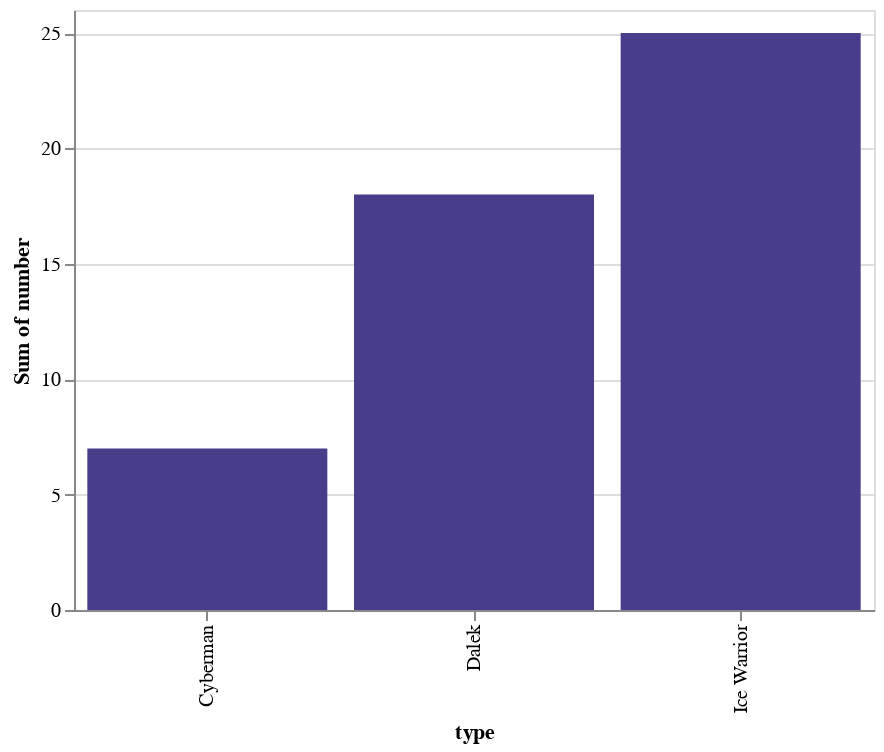

Source (notebook cell):
### Markdown cell above
## Customizing
---

We can customize some of the visual attributes of our marks that we are not tying to an encoding.

*Altair uses [web colors](https://en.wikipedia.org/wiki/Web_colors)*

### Code cell
alt.Chart(df).mark_bar(color="darkslateblue").encode(x='type:N', y='sum(number)')

### Figure 1 — Vega-Lite specification as saved in the notebook (floating-point values rounded to 4 significant figures)
{"$schema": "https://vega.github.io/schema/vega-lite/v2.6.0.json", "config": {"view": {"height": 300, "width": 400}}, "data": {"name": "data-75d352494bcc1daafad4bc44bb8053d0"}, "datasets": {"data-75d352494bcc1daafad4bc44bb8053d0": [{"number": 4, "type": "Ice Warrior"}, {"number": 8, "type": "Ice Warrior"}, {"number": 5, "type": "Ice Warrior"}, {"number": 6, "type": "Dalek"}, {"number": 3, "type": "Ice Warrior"}, {"number": 3, "type": "Ice Warrior"}, {"number": 3, "type": "Dalek"}, {"number": 2, "type": "Ice Warrior"}, {"number": 9, "type": "Dalek"}, {"number": 7, "type": "Cyberman"}]}, "encoding": {"x": {"field": "type", "type": "nominal"}, "y": {"aggregate": "sum", "field": "number", "type": "quantitative"}}, "mark": {"color": "darkslateblue", "type": "bar"}}
